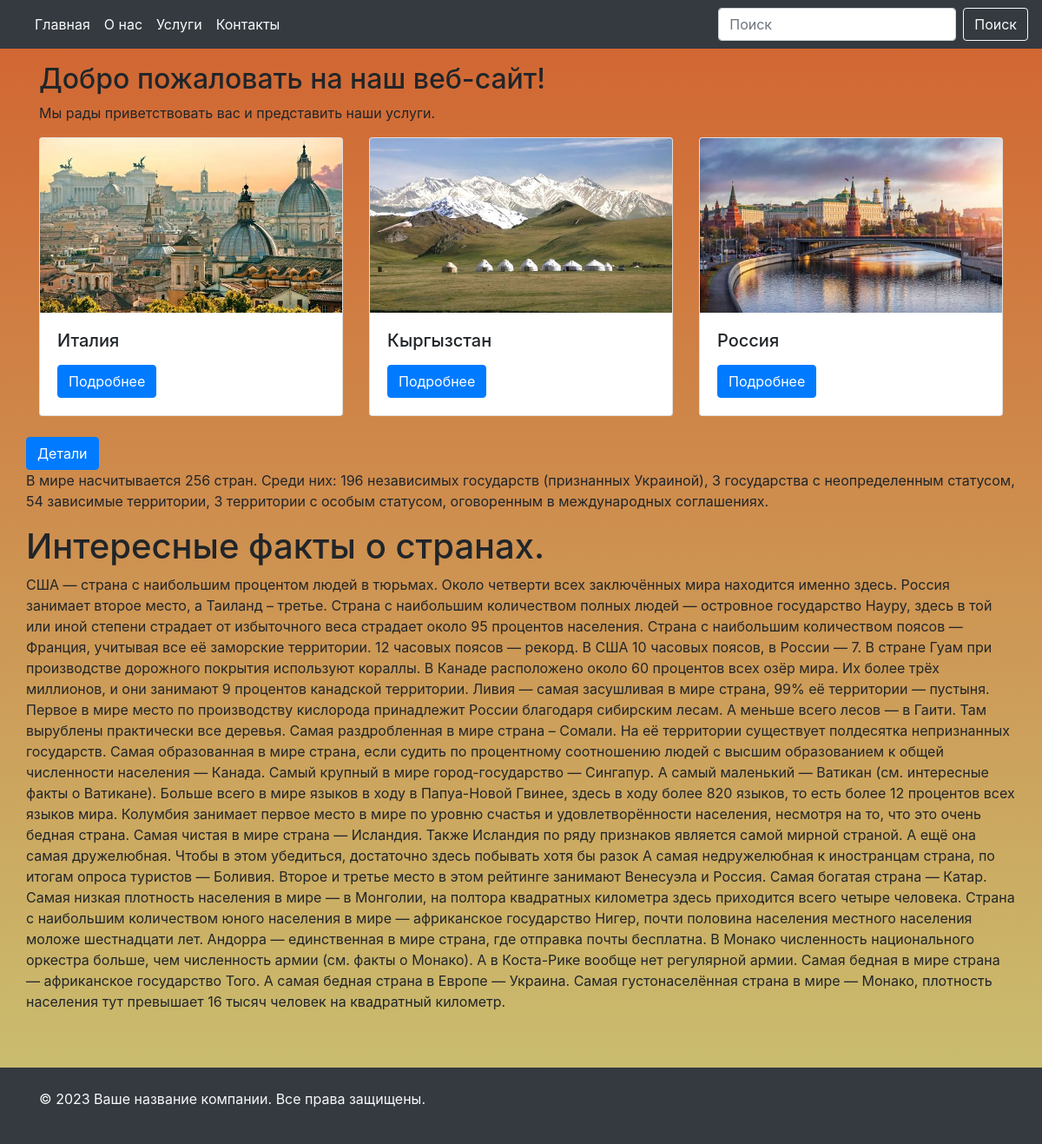
/country_list/, run on the app's committed database.
### home/models.py (models this page shows, shortened)
class CountryModel(models.Model):
    GENRE = (
        ('Европа', 'Европа'),
        ('Азия', 'Азия'),
        ('Америка', 'Америка'),
        ('Африка' , "Африка"),
    )
    title = models.CharField(max_length=100, verbose_name='Напишите название страны' , null=True)
    image = models.ImageField(upload_to='countries/', verbose_name='Добавьте фото')
    president = models.CharField(max_length=100, verbose_name='Укажите президента', null=True)
    continent = models.CharField(max_length=100, choices=GENRE , null=True)
    description = models.TextField(blank=True, verbose_name='Описание страны' , null=True)
    class Meta:
        verbose_name = 'Город'
        verbose_name_plural = 'Города'

### home/views.py (the view)
# urls.py: path('country_list/', couuntry_list_view),
def couuntry_list_view(request):
    if request.method == "GET":
        country_list = CountryModel.objects.all()
        return render(request, template_name='index.html', context={
            'country_list': country_list,
        })

### templates/index.html (shortened to what this page needs)
{% include 'head_and_foot/header.html' %}
<div class="container my-5 mt-4">
  <h2>Добро пожаловать на наш веб-сайт!</h2>
  <p>Мы рады приветствовать вас и представить наши услуги.</p>
  <div class="row">
      {% for i in country_list %}
    <div class="col-md-4">
      <div class="card mb-4">
        <img src="{{i.image.url}}" class="card-img-top" alt="">
        <div class="card-body">
          <h5 class="card-title">{{i.title}}</h5>
          <a href="/country_list/{{i.id}}/" class="btn btn-primary">Подробнее</a>
        </div>
      </div>
    </div>
        {% endfor %}
    <a href="{% url 'detail' %}" class="btn btn-primary">Детали</a>
    <p>В мире насчитывается 256 стран. Среди них: 196 независимых государств (признанных Украиной),
      3 государства с неопределенным статусом, 54 зависимые территории,
      3 территории с особым статусом, оговоренным в международных соглашениях.</p>
    <h1>Интересные факты о странах.</h1>
    <p>США — страна с наибольшим процентом людей в тюрьмах. Около четверти всех заключённых мира находится именно здесь. Россия занимает второе место, а Таиланд – третье.
Страна с наибольшим количеством полных людей — островное государство Науру, здесь в той или иной степени страдает от избыточного веса страдает около 95 процентов населения.
Страна с наибольшим количеством поясов — Франция, учитывая все её заморские территории. 12 часовых поясов — рекорд. В США 10 часовых поясов, в России — 7.
В стране Гуам при производстве дорожного покрытия используют кораллы.
В Канаде расположено около 60 процентов всех озёр мира. Их более трёх миллионов, и они занимают 9 процентов канадской территории.
Ливия — самая засушливая в мире страна, 99% её территории — пустыня.
Первое в мире место по производству кислорода принадлежит России благодаря сибирским лесам.
А меньше всего лесов — в Гаити. Там вырублены практически все деревья.
Самая раздробленная в мире страна – Сомали. На её территории существует полдесятка непризнанных государств.
Самая образованная в мире страна, если судить по процентному соотношению людей с высшим образованием к общей численности населения — Канада.
Самый крупный в мире город-государство — Сингапур.
А самый маленький — Ватикан (см. интересные факты о Ватикане).
Больше всего в мире языков в ходу в Папуа-Новой Гвинее, здесь в ходу более 820 языков, то есть более 12 процентов всех языков мира.
Колумбия занимает первое место в мире по уровню счастья и удовлетворённости населения, несмотря на то, что это очень бедная страна.
Самая чистая в мире страна — Исландия.
Также Исландия по ряду признаков является самой мирной страной.
А ещё она самая дружелюбная. Чтобы в этом убедиться, достаточно здесь побывать хотя бы разок
А самая недружелюбная к иностранцам страна, по итогам опроса туристов — Боливия. Второе и третье место в этом рейтинге занимают Венесуэла и Россия.
Самая богатая страна — Катар.
Самая низкая плотность населения в мире — в Монголии, на полтора квадратных километра здесь приходится всего четыре человека.
Страна с наибольшим количеством юного населения в мире — африканское государство Нигер, почти половина населения местного населения моложе шестнадцати лет.
Андорра — единственная в мире страна, где отправка почты бесплатна.
В Монако численность национального оркестра больше, чем численность армии (см. факты о Монако).
А в Коста-Рике вообще нет регулярной армии.
Самая бедная в мире страна — африканское государство Того.
А самая бедная страна в Европе — Украина.
Самая густонаселённая страна в мире — Монако, плотность населения тут превышает 16 тысяч человек на квадратный километр.</p>
  </div>
</div>
{% include 'head_and_foot/footer.html' %}

### templates/head_and_foot/header.html (shortened to what this page needs)
<!DOCTYPE html>
<html lang="en">
<head>
    <link rel="stylesheet" href="https://maxcdn.bootstrapcdn.com/bootstrap/4.5.2/css/bootstrap.min.css">
</head>
<body>
<nav class="navbar navbar-expand-lg navbar-light bg-dark fixed-top">
  <div class="collapse navbar-collapse " id="navbarNav">
    <ul class="navbar-nav ">
      <li class="nav-item active ">
        <a class="nav-link text-light "  href="#">Главная <span class="sr-only">(текущая)</span></a>
      </li>
      <li class="nav-item">
        <a class="nav-link text-light" href="#">О нас</a>
      </li>
      <li class="nav-item">
        <a class="nav-link text-light" href="#">Услуги</a>
      </li>
      <li class="nav-item">
        <a class="nav-link text-light" href="#">Контакты</a>
      </li>
    </ul>
       <form class="form-inline ml-auto">
            <input class="form-control mr-sm-2" type="search" placeholder="Поиск" aria-label="Search">
            <button class="btn btn-outline-light my-2 my-sm-0" type="submit">Поиск</button>
        </form>
  </div>
</nav>
<br>

### templates/head_and_foot/footer.html (shortened to what this page needs)
<footer class="bg-dark text-light py-4 mt-5">
  <div class="container">
    <p>© 2023 Ваше название компании. Все права защищены.</p>
  </div>
</footer>
</body>
</html>

### templates/head_and_foot/header.html (style rules this page uses)
body { background: linear-gradient(to bottom, #d26330, #c9c373); }

### data on the page
CountryModel: image (picture), title "Италия"
CountryModel: image (picture), title "Кыргызстан"
CountryModel: image (picture), title "Россия"
